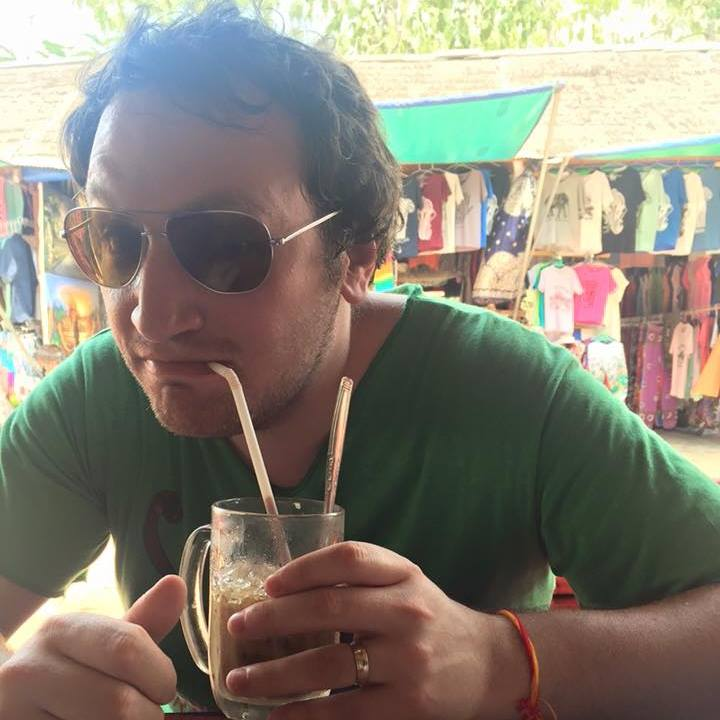
#> input picture inputs/person1.jpg, 720 x 720 px; its folder holds only this picture in this run
$ python make_gif.py
#> lines starting #> are read from the running program, lines starting #| are printed output that depends on the picture
import os
import math
import random
from typing import Tuple, Optional

from PIL import Image, ImageDraw, ImageFilter, ImageFont, ImageEnhance
import subprocess
import numpy as np
import imageio.v2 as imageio
import imageio_ffmpeg

try:
    import cv2  # type: ignore
except Exception:  # pragma: no cover
    cv2 = None


PROJECT_ROOT = os.path.abspath(os.path.join(os.path.dirname(__file__), ".."))
INPUT_DIR = os.path.join(PROJECT_ROOT, "inputs")
OUTPUT_DIR = os.path.join(PROJECT_ROOT, "outputs")


def ensure_dirs() -> None:
    os.makedirs(INPUT_DIR, exist_ok=True)
    os.makedirs(OUTPUT_DIR, exist_ok=True)


# [51 lines left out: functions load_image, detect_face_region, extract_head, not called in this run]


def placeholder_head(initials: str, color: Tuple[int, int, int] = (60, 120, 240)) -> Image.Image:
    size = 160
    img = Image.new("RGBA", (size, size), (0, 0, 0, 0))
    draw = ImageDraw.Draw(img)
    draw.ellipse((0, 0, size - 1, size - 1), fill=color + (255,), outline=(255, 255, 255, 255), width=6)
    try:
        font = ImageFont.truetype("Arial.ttf", 56)
    except Exception:
        font = ImageFont.load_default()
    bbox = draw.textbbox((0, 0), initials, font=font)
    tw, th = bbox[2] - bbox[0], bbox[3] - bbox[1]
    draw.text(((size - tw) / 2, (size - th) / 2), initials, fill=(255, 255, 255, 255), font=font)
    return img


def extract_subject(image_path: str, target_height: int = 340) -> Optional[Image.Image]:
    """Rudimentary automatic subject cutout using GrabCut. Returns RGBA image or None."""
    if cv2 is None:
        return None

    bgr = cv2.imread(image_path)
    if bgr is None:
        return None

    # Limit size for speed
    h, w = bgr.shape[:2]
    scale = 800 / max(h, w)
    if scale < 1.0:
        bgr = cv2.resize(bgr, (int(w * scale), int(h * scale)), interpolation=cv2.INTER_AREA)
    h, w = bgr.shape[:2]

    # Initial rectangle slightly inset
    margin = int(min(h, w) * 0.08)
    rect = (margin, margin, max(1, w - 2 * margin), max(1, h - 2 * margin))
    mask = np.zeros((h, w), np.uint8)
    bgdModel = np.zeros((1, 65), np.float64)
    fgdModel = np.zeros((1, 65), np.float64)

    try:
        cv2.grabCut(bgr, mask, rect, bgdModel, fgdModel, 5, cv2.GC_INIT_WITH_RECT)
    except Exception:
        return None

    mask2 = np.where((mask == 2) | (mask == 0), 0, 255).astype('uint8')
    rgba = cv2.cvtColor(bgr, cv2.COLOR_BGR2RGBA)
    rgba[:, :, 3] = mask2
    pil = Image.fromarray(rgba)

    # Resize by height
    if target_height is not None and target_height > 0:
        ratio = target_height / pil.height
        pil = pil.resize((int(pil.width * ratio), target_height), Image.LANCZOS)
    return pil


# [43 lines left out: function cartoonify_rgba, not called in this run]


def draw_desert(width: int, height: int) -> Image.Image:
    # Burning Man inspired background (playa, distant mountains, art structures)
    img = Image.new("RGBA", (width, height), (0, 0, 0, 0))

    # Sky with slight haze
    sky = Image.new("RGBA", (width, height), (0, 0, 0, 0))
    sky_draw = ImageDraw.Draw(sky)
    for y in range(height):
        t = y / max(1, height - 1)
        r = int(240 * (1 - t) + 255 * t)
        g = int(220 * (1 - t) + 235 * t)
        b = int(190 * (1 - t) + 220 * t)
        sky_draw.line([(0, y), (width, y)], fill=(r, g, b, 255))

    # Distant mountains silhouette
    mnt = Image.new("RGBA", (width, height), (0, 0, 0, 0))
    md = ImageDraw.Draw(mnt)
    ridge = []
    for x in range(0, width + 1, 40):
        y = int(height * 0.52 + 20 * math.sin(x * 0.01) + 35 * math.sin(x * 0.03 + 1))
        ridge.append((x, y))
    ridge = [(0, height), (0, ridge[0][1])] + ridge + [(width, ridge[-1][1]), (width, height)]
    md.polygon(ridge, fill=(120, 130, 150, 180))
    mnt = mnt.filter(ImageFilter.GaussianBlur(radius=2))

    # Playa (alkali flats)
    playa = Image.new("RGBA", (width, height // 2), (230, 220, 200, 255))
    # subtle cracks/noise
    pd = ImageDraw.Draw(playa)
    for i in range(140):
        x = random.randint(0, width)
        y = random.randint(0, playa.size[1] - 1)
        ln = random.randint(10, 40)
        ang = random.uniform(-math.pi / 2, math.pi / 2)
        x2 = int(x + ln * math.cos(ang))
        y2 = int(y + ln * math.sin(ang))
        pd.line([(x, y), (x2, y2)], fill=(200, 190, 175, 70), width=1)

    # Composite layers
    img.alpha_composite(sky, (0, 0))
    img.alpha_composite(mnt, (0, 0))
    img.alpha_composite(playa, (0, height - playa.size[1]))

    # Simple temple/man silhouette and a dome
    d = ImageDraw.Draw(img)
    # The Man on a base
    base_y = int(height * 0.68)
    cx = int(width * 0.38)
    d.rectangle((cx - 18, base_y - 12, cx + 18, base_y), fill=(90, 90, 90, 200))
    # body
    d.line([(cx, base_y - 12), (cx, base_y - 80)], fill=(100, 100, 100, 220), width=5)
    # arms
    d.line([(cx - 30, base_y - 55), (cx + 30, base_y - 55)], fill=(100, 100, 100, 220), width=5)
    # legs
    d.line([(cx, base_y - 12), (cx - 20, base_y - 12 - 35)], fill=(100, 100, 100, 220), width=5)
    d.line([(cx, base_y - 12), (cx + 20, base_y - 12 - 35)], fill=(100, 100, 100, 220), width=5)
    # head
    d.ellipse((cx - 8, base_y - 92, cx + 8, base_y - 76), fill=(120, 120, 120, 220))

    # Geodesic dome
    dome_c = (int(width * 0.7), base_y - 10)
    dome_r = 60
    d.ellipse((dome_c[0] - dome_r, dome_c[1] - dome_r, dome_c[0] + dome_r, dome_c[1] + dome_r), outline=(110, 110, 120, 220), width=3)
    for a in range(0, 180, 20):
        x = dome_c[0] + int(dome_r * math.cos(math.radians(a)))
        y = dome_c[1] - int(dome_r * math.sin(math.radians(a)))
        d.line([dome_c, (x, y)], fill=(110, 110, 120, 160), width=2)
    # art car
    car_y = base_y + 8
    d.rectangle((int(width * 0.15), car_y - 16, int(width * 0.23), car_y), fill=(120, 120, 120, 180))
    d.ellipse((int(width * 0.16), car_y, int(width * 0.18), car_y + 18), fill=(80, 80, 80, 220))
    d.ellipse((int(width * 0.20), car_y, int(width * 0.22), car_y + 18), fill=(80, 80, 80, 220))
    d.line([(int(width * 0.215), car_y - 16), (int(width * 0.215), car_y - 48)], fill=(120, 120, 120, 180), width=3)
    d.polygon([(int(width * 0.215), car_y - 48), (int(width * 0.195), car_y - 40), (int(width * 0.215), car_y - 32)], fill=(220, 50, 50, 200))

    return img


def draw_cactus(canvas: Image.Image, x: int, base_y: int, scale: float = 1.0) -> None:
    draw = ImageDraw.Draw(canvas)
    trunk_w = int(50 * scale)
    trunk_h = int(220 * scale)
    trunk_rect = [x, base_y - trunk_h, x + trunk_w, base_y]
    green = (44, 160, 83, 255)
    dark = (24, 100, 50, 255)
    draw.rounded_rectangle(trunk_rect, radius=int(18 * scale), fill=green, outline=dark, width=4)

    def arm(cx: int, cy: int, w: int, h: int, flip: int) -> None:
        rect = [cx - w, cy - h, cx + w, cy + h]
        draw.rounded_rectangle(rect, radius=int(w * 0.9), fill=green, outline=dark, width=4)
        # little tip
        tip = [cx - w, cy - h - w, cx + w, cy - h + w]
        draw.ellipse(tip, fill=green, outline=dark)

    arm(x - int(10 * scale), base_y - int(120 * scale), int(20 * scale), int(70 * scale), -1)
    arm(x + trunk_w + int(10 * scale), base_y - int(150 * scale), int(20 * scale), int(90 * scale), 1)

    # Spines
    for i in range(18):
        px = x + random.randint(6, trunk_w - 6)
        py = base_y - random.randint(10, trunk_h - 10)
        length = random.randint(6, 12)
        angle = random.uniform(-math.pi, math.pi)
        qx = int(px + length * math.cos(angle))
        qy = int(py + length * math.sin(angle))
        draw.line([(px, py), (qx, qy)], fill=(230, 230, 230, 255), width=2)


def make_dust_layer(width: int, height: int, strength: float, angle_deg: float) -> Image.Image:
    layer = Image.new("RGBA", (width, height), (0, 0, 0, 0))
    draw = ImageDraw.Draw(layer)
    num_particles = int(200 * strength) + 80
    for _ in range(num_particles):
        x = random.randint(-20, width + 20)
        y = random.randint(0, height - 1)
        sz = random.randint(2, 4)
        draw.ellipse((x, y, x + sz, y + sz), fill=(200, 170, 120, random.randint(80, 160)))
    layer = layer.filter(ImageFilter.GaussianBlur(radius=2))
    layer = layer.rotate(angle_deg, resample=Image.BICUBIC, expand=0)
    layer = layer.filter(ImageFilter.GaussianBlur(radius=1))
    return layer


# [23 lines left out: functions add_text, add_speed_lines, not called in this run]


def draw_speech_bubble(canvas: Image.Image, text: str, anchor: Tuple[int, int], pointing_to: Tuple[int, int], bubble_color=(255, 255, 255, 240), outline=(30, 30, 30, 255)) -> None:
    draw = ImageDraw.Draw(canvas)
    try:
        font = ImageFont.truetype("Arial.ttf", 28)
    except Exception:
        font = ImageFont.load_default()
    margin = 16
    tw, th = draw.textbbox((0, 0), text, font=font)[2:]
    w = tw + margin * 2
    h = th + margin * 2
    x, y = anchor
    rect = (x, y, x + w, y + h)
    draw.rounded_rectangle(rect, radius=18, fill=bubble_color, outline=outline, width=4)
    # tail
    px, py = pointing_to
    tail = [(x + w - 30, y + h), (x + w - 10, y + h), (px, py)]
    draw.polygon(tail, fill=bubble_color, outline=outline)
    draw.text((x + margin, y + margin - 4), text, fill=(20, 20, 20, 255), font=font)


# [9 lines left out: function draw_starburst, not called in this run]


def apply_shake_and_zoom(frame: Image.Image, shake_px: int, zoom: float) -> Image.Image:
    if zoom != 1.0:
        w, h = frame.size
        zw, zh = int(w * zoom), int(h * zoom)
        fr = frame.resize((zw, zh), Image.LANCZOS)
        # crop center back to original size
        left = (zw - w) // 2
        top = (zh - h) // 2
        frame = fr.crop((left, top, left + w, top + h))
    if shake_px > 0:
        dx = random.randint(-shake_px, shake_px)
        dy = random.randint(-shake_px, shake_px)
        shaken = Image.new("RGBA", frame.size, (0, 0, 0, 0))
        shaken.alpha_composite(frame, (dx, dy))
        return shaken
    return frame


def apply_color_grade(frame: Image.Image, warmth: float = 1.08, contrast: float = 1.12, brightness: float = 1.03) -> Image.Image:
    graded = frame
    # Subtle warm tint using overlay blend
    warm_layer = Image.new("RGBA", graded.size, (255, 200, 120, 40))
    graded = Image.alpha_composite(graded, warm_layer)
    # Enhance contrast and brightness
    graded = ImageEnhance.Contrast(graded).enhance(contrast)
    graded = ImageEnhance.Brightness(graded).enhance(brightness)
    graded = ImageEnhance.Color(graded).enhance(warmth)
    return graded


# [26 lines left out: function draw_lightning, not called in this run]


def draw_radial_glow(canvas: Image.Image, center: Tuple[int, int], radius: int, color=(255, 200, 120), intensity: float = 0.6) -> None:
    glow = Image.new("RGBA", canvas.size, (0, 0, 0, 0))
    gd = ImageDraw.Draw(glow)
    cx, cy = center
    steps = 8
    for i in range(steps, 0, -1):
        r = int(radius * i / steps)
        a = int(255 * intensity * (i / steps) ** 2)
        gd.ellipse((cx - r, cy - r, cx + r, cy + r), fill=(color[0], color[1], color[2], a))
    canvas.alpha_composite(glow)


def compose_frames(img1: Image.Image, img2: Image.Image, width: int = 960, height: int = 720, frames: int = 240) -> list[Image.Image]:
    rng = random.Random(42)
    result = []
    base = draw_desert(width, height)
    cactus_x = int(width * 0.22)
    ground_y = int(height * 0.85)

    for i in range(frames):
        t = i / max(1, frames - 1)
        frame = base.copy()

        # Wind strength ramps up
        wind = 0.4 + 0.9 * t
        angle = -15 - 10 * math.sin(t * math.pi)
        dust = make_dust_layer(width, height, strength=wind, angle_deg=angle)

        # Burning Man additions: art car lights flicker
        if i % 5 == 0:
            ac_light = Image.new("RGBA", (width, height), (0, 0, 0, 0))
            ld = ImageDraw.Draw(ac_light)
            for j in range(6):
                lx = int(width * 0.16 + j * 10)
                ly = int(ground_y - 18 + (j % 2) * 4)
                ld.ellipse((lx, ly, lx + 6, ly + 6), fill=(255, 200, 120, random.randint(120, 220)))
            base = Image.alpha_composite(base, ac_light)

        # Person 1 clinging wobble
        wobble = math.sin(i * 0.4) * 8
        h1, w1 = img1.height, img1.width
        # place person1 on the right side of the cactus
        p1x = cactus_x + 40
        p1y = ground_y - h1 - 10 + int(wobble)
        img1_rot = img1.rotate(wobble * 0.6 - 6, resample=Image.BICUBIC)
        # Draw person1 first (behind cactus)
        frame.alpha_composite(img1_rot, (p1x, p1y))

        # Draw cactus on top so person appears to cling behind it
        draw_cactus(frame, cactus_x, ground_y, scale=1.0)

        # Person 2 enters from right to save starting mid-way
        if t < 0.25:
            # not yet
            pass
        else:
            enter = min(1.0, (t - 0.25) / 0.55)
            h2, w2 = img2.height, img2.width
            fly_bob = int(math.sin(i * 0.45) * 6)
            # Target is near person1's rescue hand
            target_x = p1x + int(img1.width * 0.82)
            target_y = p1y + int(img1.height * 0.60)
            start_x = width + w2
            start_y = int(height * 0.25)
            arc_h = int(height * 0.25)
            ease = 1 - pow(1 - enter, 3)  # ease-out cubic
            p2x = int(start_x + (target_x - start_x) * ease)
            p2y = int(start_y + (target_y - start_y) * ease - arc_h * math.sin(math.pi * ease)) + fly_bob

            # Draw cape between cactus and hero (enhanced, with shading and flutter)
            cape_draw = ImageDraw.Draw(frame)
            base_color = (220, 30, 50, 220)
            shadow_color = (150, 20, 40, 180)
            highlight = (255, 90, 110, 180)
            wind_amp = int(90 + 60 * math.sin(i * 0.35 + 1.2) + 30 * wind)
            cape_attach = (p2x + int(w2 * 0.55), p2y + int(h2 * 0.18))
            wave1 = (cape_attach[0] - wind_amp, cape_attach[1] + int(h2 * 0.25))
            wave2 = (cape_attach[0] - int(wind_amp * 0.6), cape_attach[1] + int(h2 * 0.55))
            wave3 = (cape_attach[0] - int(wind_amp * 1.2), cape_attach[1] + int(h2 * 0.42))
            poly = [
                (cape_attach[0], cape_attach[1] - 6),
                (cape_attach[0] + 8, cape_attach[1] + 2),
                wave1,
                wave2,
                wave3,
                (cape_attach[0] - 12, cape_attach[1] + 12),
            ]
            cape_draw.polygon(poly, fill=base_color)
            # Shadow fold
            cape_draw.line([cape_attach, wave2], fill=shadow_color, width=16)
            # Highlight edge
            cape_draw.line([cape_attach, wave3], fill=highlight, width=6)

            img2_rot = img2.rotate(-8, resample=Image.BICUBIC)
            # Rescuer in front of cactus
            frame.alpha_composite(img2_rot, (p2x, p2y))

            # Emblem and mask on top of hero (customizable)
            deco = ImageDraw.Draw(frame)
            emblem_letter = os.environ.get('HERO_EMBLEM', 'H')[:1]
            emblem_fill = tuple(int(x) for x in os.environ.get('HERO_EMBLEM_COLOR', '255,215,0').split(',')) + (240,)
            emblem_icon = tuple(int(x) for x in os.environ.get('HERO_ICON_COLOR', '255,60,60').split(',')) + (255,)
            mask_color = tuple(int(x) for x in os.environ.get('HERO_MASK_COLOR', '0,0,0').split(',')) + (220,)

            chest_cx = p2x + int(w2 * 0.55)
            chest_cy = p2y + int(h2 * 0.45)
            deco.ellipse((chest_cx - 22, chest_cy - 22, chest_cx + 22, chest_cy + 22), fill=emblem_fill, outline=(120, 60, 0, 255), width=3)
            deco.regular_polygon((chest_cx, chest_cy, 12), n_sides=5, rotation=18, fill=emblem_icon)
            try:
                font = ImageFont.truetype("Arial.ttf", 18)
            except Exception:
                font = ImageFont.load_default()
            tw, th = deco.textbbox((0, 0), emblem_letter, font=font)[2:]
            deco.text((chest_cx - tw / 2, chest_cy - th / 2), emblem_letter, fill=(20, 20, 20, 255), font=font)
            # Eye mask
            eye_y = p2y + int(h2 * 0.22)
            deco.rounded_rectangle((p2x + int(w2 * 0.42), eye_y - 6, p2x + int(w2 * 0.68), eye_y + 10), radius=6, fill=mask_color)

            # Draw a simple connecting arm cartoon line (rescue grip)
            hand1 = (p1x + int(img1.width * 0.82), p1y + int(img1.height * 0.60))
            hand2 = (p2x + int(w2 * 0.20), p2y + int(h2 * 0.62))
            deco.line([hand1, hand2], fill=(80, 50, 30, 255), width=10)

            # Speed lines around hero
            add_speed_lines(frame, (p2x + int(w2 * 0.5), p2y + int(h2 * 0.4)), angle_deg=-20, length=180, count=22, color=(255, 255, 255, 140))

        # Ensure visible grip around the cactus: palm + fingers in front
        grip_draw = ImageDraw.Draw(frame)
        trunk_w = 50
        grip_y = ground_y - 210 + int(wobble)
        skin = (255, 220, 185, 255)
        outline = (70, 45, 30, 255)
        # Fingers in front of trunk
        for fidx in range(4):
            fx0 = cactus_x + 6 + fidx * int((trunk_w - 10) / 4)
            fx1 = fx0 + int((trunk_w - 30) / 4)
            fy0 = grip_y - 2
            fy1 = grip_y + 10
            grip_draw.rounded_rectangle([fx0, fy0, fx1, fy1], radius=5, fill=skin, outline=outline, width=2)
        # Thumb wrapping around the right edge
        grip_draw.rounded_rectangle([cactus_x + trunk_w - 8, grip_y, cactus_x + trunk_w + 10, grip_y + 18], radius=8, fill=skin, outline=outline, width=2)

        # Foreground dust and occasional big dust burst
        frame.alpha_composite(dust)
        if 0.3 < t < 0.8 and i % 3 == 0:
            burst = make_dust_layer(width, height, strength=1.2, angle_deg=angle - 10)
            frame.alpha_composite(burst)

        if i < frames // 2:
            draw_speech_bubble(frame, "Hang on!", (cactus_x + 140, ground_y - 340), (cactus_x + 70, ground_y - 230))
        else:
            draw_speech_bubble(frame, "I got you!", (cactus_x + 180, ground_y - 360), (cactus_x + 90, ground_y - 260))
        if 0.3 < t < 0.65 and i % 4 == 0:
            add_text(frame, "WHOOOOSH!", (int(width * 0.55), int(height * 0.18)), color=(255, 230, 120, 230))
        if abs(t - 0.7) < 0.02:
            draw_starburst(frame, (int(width * 0.46), int(height * 0.28)), radius=90)
            add_text(frame, "THWUMP!", (int(width * 0.42), int(height * 0.25)), color=(60, 20, 20, 255))

        # Vignette
        vignette = Image.new("L", (width, height), 0)
        dv = ImageDraw.Draw(vignette)
        dv.ellipse((-int(width * 0.2), -int(height * 0.2), int(width * 1.2), int(height * 1.2)), fill=255)
        vignette = vignette.filter(ImageFilter.GaussianBlur(radius=80))
        frame.putalpha(255)
        frame = Image.composite(frame, Image.new("RGBA", (width, height), (0, 0, 0, 255)), vignette)

        # Camera shake and dramatic zoom near rescue
        zoom = 1.0 + 0.08 * (1 if t > 0.5 else t * 2)
        shake = int(2 + 8 * wind)
        frame = apply_shake_and_zoom(frame, shake_px=shake, zoom=zoom)

        # Color grade for punch
        frame = apply_color_grade(frame, warmth=1.1, contrast=1.18, brightness=1.04)

        # Occasional lightning flash in clouds
        if 0.55 < t < 0.65 and i % 8 == 0:
            draw_lightning(frame, (int(width * 0.75), int(height * 0.1)), (int(width * 0.6), int(height * 0.35)))

        # Man burn glow (subtle pulsing near the symbolic Man)
        man_center = (int(width * 0.38), int(height * 0.68) - 40)
        glow_radius = 60 + int(8 * math.sin(i * 0.25))
        draw_radial_glow(frame, man_center, glow_radius, color=(255, 180, 80), intensity=0.3)

        # Duplicate a couple frames around impact for a tiny hold
        result.append(frame)
        if abs(t - 0.7) < 0.02:
            result.append(frame.copy())
            result.append(frame.copy())
    return result


# [23 lines left out: function save_gif, not called in this run]


def main() -> None:
    ensure_dirs()
    person1_path = os.path.join(INPUT_DIR, "person1.jpg")
    person2_path = os.path.join(INPUT_DIR, "person2.jpg")

    # Prefer full-subject cutouts for realism, fall back to circular heads
    if os.path.exists(person1_path):
        img1 = extract_subject(person1_path, target_height=360) or extract_head(person1_path)
#> in extract_subject, bgr is the input picture: shape (720, 720, 3); mean B, G, R 116.8, 129, 134.9
#> in extract_subject, `rgba[:, :, 3] = mask2`:
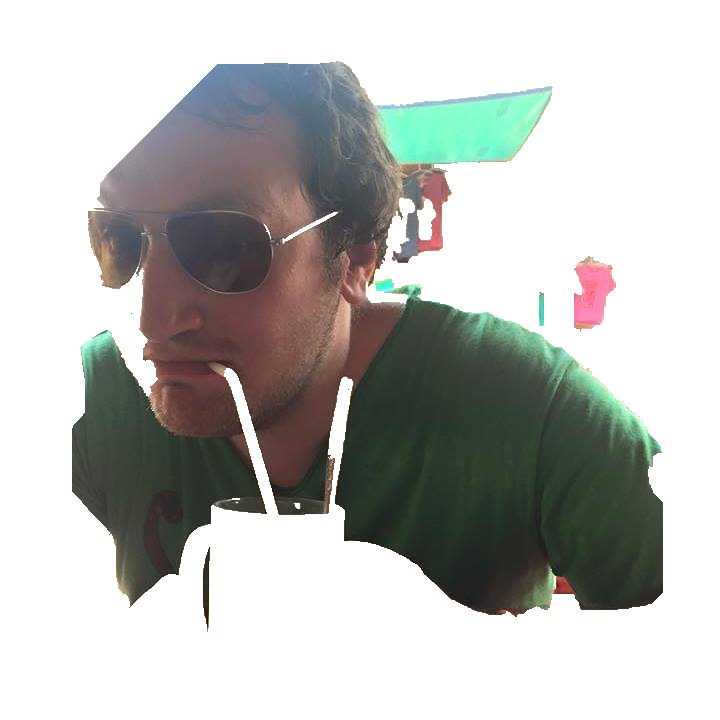
#> rgba: shape (720, 720, 4); mean R, G, B, A 134.9, 129, 116.8, 103.7; transparent parts drawn white
    else:
        img1 = placeholder_head("P1", (60, 140, 255))

    if os.path.exists(person2_path):
        img2 = extract_subject(person2_path, target_height=360) or extract_head(person2_path)
    else:
        img2 = placeholder_head("P2", (255, 120, 60))
#> in placeholder_head, `bbox = draw.textbbox((0, 0), initials, font=font)`: bbox = (0, 10, 69, 52)
#> in placeholder_head, `tw, th = bbox[2] - bbox[0], bbox[3] - bbox[1]`: tw = 69; th = 42
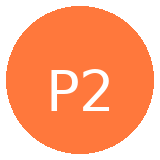
#> img2: PIL image 160x160 RGBA; mean R, G, B, A 199.9, 113.6, 75.2, 199.9; transparent parts drawn white

    frames = compose_frames(img1, img2)
#> in draw_desert, `mnt = mnt.filter(ImageFilter.GaussianBlur(radius=2))`:
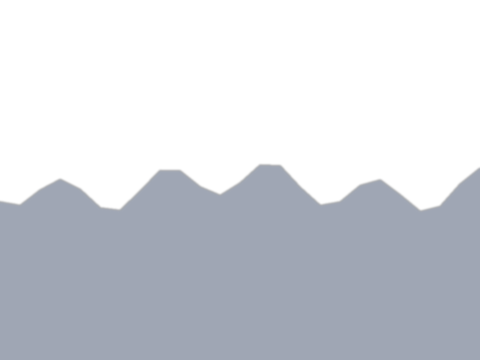
#> mnt: PIL image 960x720 RGBA (shown at 1/2 size); mean R, G, B, A 56.9, 61.6, 71.1, 85.3; transparent parts drawn white
#> in draw_desert, `playa = Image.new("RGBA", (width, height // 2), (230, 220, 200, 255))`:
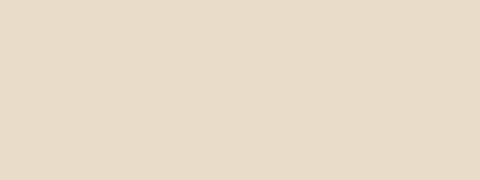
#> playa: PIL image 960x360 RGBA (shown at 1/2 size); mean R, G, B, A 230, 220, 200, 255
#> in draw_desert, `img.alpha_composite(sky, (0, 0))`:
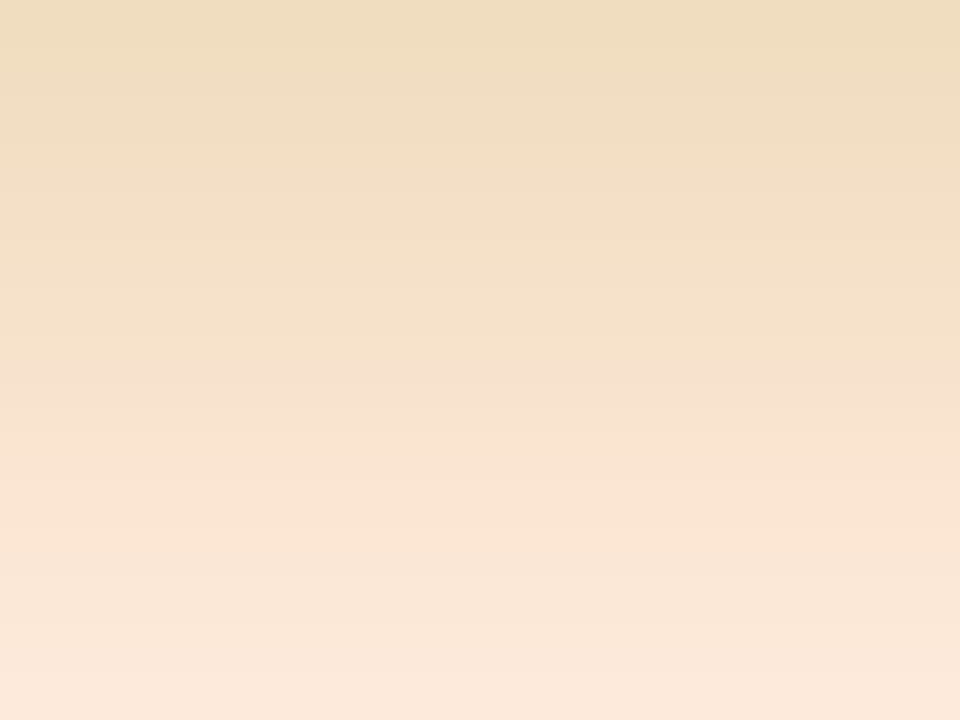
#> sky: PIL image 960x720 RGBA; mean R, G, B, A 247, 227, 204.5, 255
#> (the rest of the program and of its run is left out)
